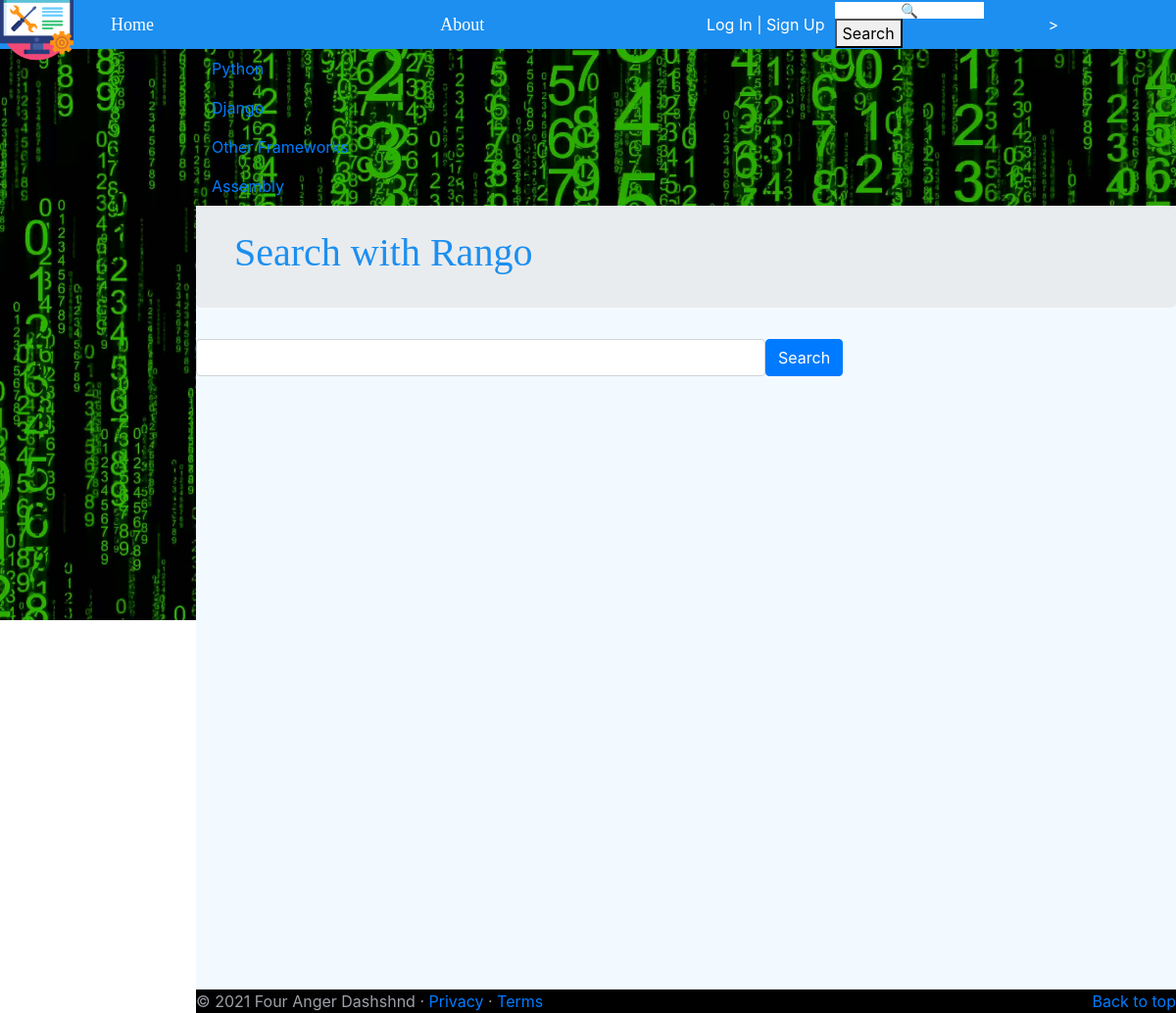
Page /rango/search/ on the committed database.
### rango/models.py (models this page shows, shortened)
class Category(models.Model):
    NAME_MAX_LENGTH = 128
    name = models.CharField(max_length=NAME_MAX_LENGTH, unique=True)
    views = models.IntegerField(default=0)
    likes = models.IntegerField(default=0)
    slug = models.SlugField(unique=True)
    class Meta:
        verbose_name_plural = 'Categories'

### rango/views.py (the view)
# urls.py: path('search/',views.search, name="search"),
def search(request):
    result_list = []
    query=None
    if request.method == 'POST':
        query = request.POST['keyword'].strip()
    if query is not None:
        result_list=Page.objects.filter(title__contains=query)
    return render(request, 'rango/search.html', {'result_list': result_list})

### rango/templatetags/rango_template_tags.py (called while the page is built)
@register.inclusion_tag('rango/categories.html')
def get_category_list(current_category=None):
    return {'categories': Category.objects.all(),
            'current_category': current_category}

### templates/rango/search.html (shortened to what this page needs)
{% extends 'rango/base.html' %}
{% load staticfiles %}
{% block body_block %}
<div class="jumbotron p-4">
    <div class="container">
        <h1 class="jumbotron-heading">Search with Rango</h1>
    </div>
</div>
<div>
 <form class="form-inline" id="user-form" method="post" action="{% url 'rango:search' %}">
     <div class="form-group">
         <input class="form-control" type="text" size="50" name="keyword" id="query" />
        </div>
        <button class="btn btn-primary"type="submit"name="submit">Search</button>
    </form>
</div>
{% endblock %}

### templates/rango/categories.html (shortened to what this page needs)
<ul class="nav flex-column">
    {% if categories %}
        {% for c in categories %}
            {% if c == current_category %}
                <li class="nav-item">
                    <strong><a class="nav-link active" href="{% url 'rango:show_category' c.slug %}">
                        <span data-feather="archive"></span>{{ c.name }}</a>
                    </strong>
                </li>
            {% else %}
                <li class="nav-item">
                    <a class="nav-link" href="{% url 'rango:show_category' c.slug %}">
                        {{ c.name }}
                    </a>
                </li>
            {% endif %}
        {% endfor %}
    {% else %}
        <li class="nav-item">There are no categories present.</li>
    {% endif %}
</ul>

### static/css/base_styles.css (style rules this page uses)
:root { --base-color: #1d8ff0; --base-background: #ebebeb; --lowlight-subtle: #2E2F33; --highlight-subtle: #9DA0A7; --highlight-medium: #C46B63; --highlight-strong: #FF1493; --highlight-alt: #40d9ff; --foreground-alt: #ffffff; --body-background: #c7c9ce; --header-font:"arial"; --header-small-height: 50px; --footer-height: 100px; }
html, body { height: 100%; }
body { padding-left: 200px; margin: 0; font-family: robotolight, sans-serif; color: var(--base-color); background-color: var(--base-background); background-image: url(../images/background.jpg); background-size: 100%; background-repeat: no-repeat; background-attachment: fixed; }
h1, h2, h3, h4, h5, h6 { font-family: 'Roboto Slab', serif; color: var(--base-color); }
ul { list-style: none; padding-left: 0; margin: 0px; }
input, select, textarea { font-family: robotolight, sans-serif; font-size: 15px; }
input { padding: 1px; }

### templates/rango/base.html (style rules this page uses)
body { background-image: url('../../static/images/background.jpg'); }

### rows in the picture
Category: name "Python"
Category: name "Django"
Category: name "Other Frameworks"
Category: name "Assembly"
